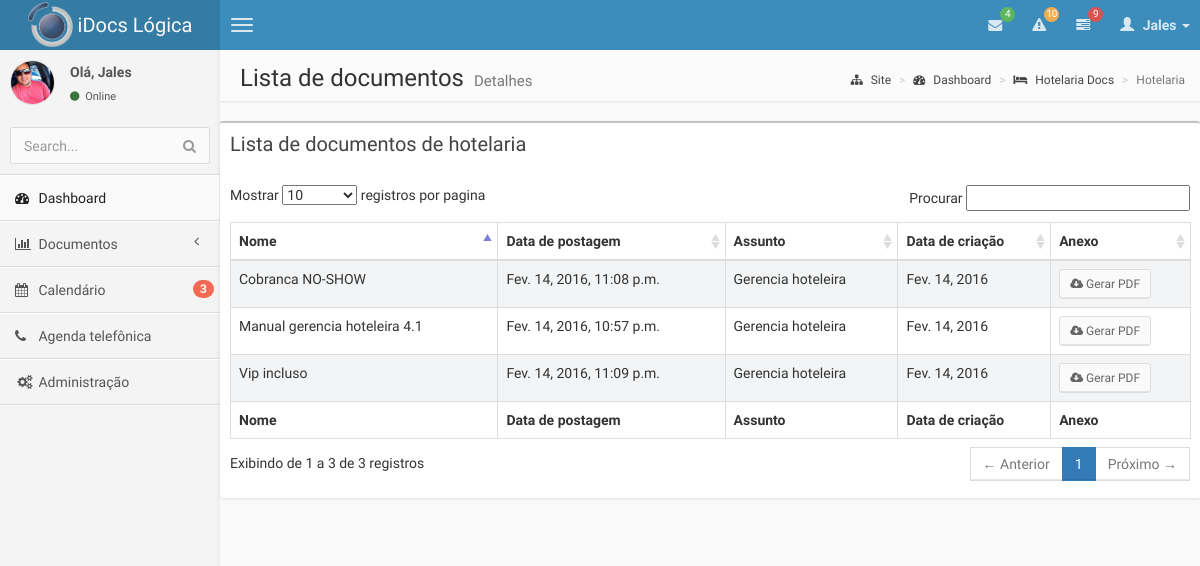
/desbravador41_31/ (signed in), run on the app's committed database.
### idocsapp/account/models.py (models this page shows, shortened)
class User(AbstractBaseUser, PermissionsMixin):
    username = models.CharField(_('Usuario'), max_length=15, unique=True,
                                help_text=_('Requeridos 15 caracteres ou menos. so pode conter Letras, \
                    nnmeros e @/./+/-/_'),
                                validators=[
                                    validators.RegexValidator(
                                        re.compile('^[\w.@+-]+$'),
                                        _('Entre com um nome de usuario valido'),
                                        _('invalido'))])
    first_name = models.CharField(_('Primeiro nome'), max_length=30)
    last_name = models.CharField(_('Ultimo nome'), max_length=30)
    email = models.EmailField(_('E-mail'), max_length=255, unique=True)
    funcion = models.CharField(_('Cargo'), max_length=30)
    is_staff = models.BooleanField(_('E da equipe'), default=False,
                                   help_text=_('Designa se o usuario pode registrar neste local do admin.'))
    is_active = models.BooleanField(_('Ativo'), default=True,
                                    help_text=_('Designa se este usuario deve ser tratado como ativo. \
                    desmarque isto em vez de suprimir clientes.'))
    date_joined = models.DateTimeField(_('Data de inicio'), default=timezone.now)
    is_trusty = models.BooleanField(_('E confiavel'), default=False,
                                    help_text=_('Designa se este usuario confirmou seu email.'))
    avatar = models.ImageField('Foto para perfil', upload_to='imagens/avatar', blank=True, null=True)
    USERNAME_FIELD = 'username'
    REQUIRED_FIELDS = ['first_name', 'last_name', 'email']
    objects = UserManager()
    class Meta:
        verbose_name = _('Usuario')
        verbose_name_plural = _('Usuarios')

### idocsapp/system/models.py (models this page shows, shortened)
class Documents(models.Model):
    DOCUMENTS_TYPE_CHOICE = (
        ('desbravador41_31', 'Desbravador41_31'),
        ('desbravador Light3', 'Desbravador Light3'),
        ('desbravador Easy special', 'Desbravador Easy special'),
        ('rol', 'ROL'),
    )
    documents_type = models.CharField('Tipo do documento', max_length=100, choices=DOCUMENTS_TYPE_CHOICE)
    documents_name = models.CharField('Nome', max_length=100)
    documents_subject = models.CharField('Assunto', max_length=100)
    documents_slug = models.SlugField('Atalho')
    documents_description = models.TextField('Descrição')  # blank=true significa que nao e obrigatorio
    documents_birth_date = models.DateField('Data de origem', null=True, blank=True)
    documents_img = models.ImageField(upload_to='imagens', verbose_name='Imagem', blank=True)
    documents_archive = models.FileField(upload_to='Documentos', verbose_name='Arquivo', blank=True)
    documents_created_at = models.DateTimeField('Criado em', auto_now_add=True)  # auto now vai pegar a data atual
    documents_updated_at = models.DateTimeField('Atualizado em', auto_now=True)
    class Meta:
        verbose_name = 'Documentos'
        verbose_name_plural = 'Documentos'
        ordering = ['documents_name']

### idocsapp/system/views.py (the view)
# urls.py: url(r'^desbravador41_31/', desbravador41_31, name='desbravador41_31'),
@login_required
def desbravador41_31(request):
    list_documents = Documents.objects.order_by('documents_name')
    return render(request, 'system/desbravador41_31.html', {'list_documents': list_documents})

### idocsapp/site/templates/system/desbravador41_31.html (shortened to what this page needs)
{% extends 'system/basesystem.html' %}
{% load static %}
{% block extrastyle %}
    <link href="{% static 'css/system/dataTables.bootstrap.css' %}" rel="stylesheet" type="text/css"/>
{% endblock %}
{% block content %}
    <div class="wrapper row-offcanvas row-offcanvas-left">
        <aside class="right-side">
            <section class="content-header">
                <h1>
                    Lista de documentos
                    <small>Detalhes</small>
                </h1>
                <ol class="breadcrumb">
                    <li><a href="/"><i class="fa fa-sitemap"></i> Site</a></li>
                    <li><a href="{% url 'system:dashboard' %}"><i class="fa fa-dashboard"></i> Dashboard</a></li>
                    <li><a href="{% url 'system:hotelariadocs' %}"><i class="fa fa-bed"></i> Hotelaria Docs</a>
                    </li>
                    <li class="active">Hotelaria</li>
                </ol>
            </section>
            <section class="content">
                <div class="row">
                    <div class="box">
                        <div class="box-header">
                            <h3 class="box-title">Lista de documentos de hotelaria</h3>
                        </div>
                        <div class="box-body table-responsive">
                            <table id="example1" class="table table-bordered table-striped">
                                <thead>
                                <tr>
                                    <th>Nome</th>
                                    <th>Data de postagem</th>
                                    <th>Assunto</th>
                                    <th>Data de criação</th>
                                    <th>Anexo</th>
                                </tr>
                                </thead>
                                <tbody>
                                {% for documents in list_documents %}
                                    {% if documents.documents_type == 'desbravador41_31' %}
                                        <tr>
                                            <td>{{ documents.documents_name }}</td>
                                            <td>{{ documents.documents_created_at }}</td>
                                            <td>{{ documents.documents_subject }}</td>
                                            <td>{{ documents.documents_birth_date }}</td>
                                            <td>
                                                <a href="{{ documents.documents_archive.url }}" target="_blank">
                                                    <button class="btn btn-default btn-sm"><i
                                                            class="fa fa-cloud-download"></i>
                                                        Gerar PDF
                                                    </button>
                                                </a>
                                            </td>
                                        </tr>
                                    {% endif %}
                                {% endfor %}
                                </tbody>
                                <tfoot>
                                <tr>
                                    <th>Nome</th>
                                    <th>Data de postagem</th>
                                    <th>Assunto</th>
                                    <th>Data de criação</th>
                                    <th>Anexo</th>
                                </tr>
                                </tfoot>
                            </table>
                        </div>
                    </div>
                </div>
            </section>
        </aside>
    </div>
{% endblock %}

### idocsapp/site/templates/system/basesystem.html (shortened to what this page needs)
{% load static %}
<!DOCTYPE html>
<html lang="pt-br">
<head>
    <link href="{% static 'css/bootstrap.min.css' %}" rel="stylesheet">
    <link href="{% static 'fonts/font-awesome/css/font-awesome.min.css' %}" rel="stylesheet" type="text/css">
    <link href="{% static 'css/system/ionicons.min.css' %}" rel="stylesheet" type="text/css"/>
    <link href="{% static 'css/system/morris.css' %}" rel="stylesheet" type="text/css"/>
    <link href="{% static 'css/system/jquery-jvectormap-1.2.2.css' %}" rel="stylesheet" type="text/css"/>
    <link href="{% static 'css/system/fullcalendar.css' %}" rel="stylesheet" type="text/css"/>
    <link href="{% static 'css/system/daterangepicker-bs3.css' %}" rel="stylesheet" type="text/css"/>
    <link href="{% static 'css/system/bootstrap3-wysihtml5.min.css' %}" rel="stylesheet" type="text/css"/>
    <link href="{% static 'css/system/AdminLTE.css' %}" rel="stylesheet" type="text/css"/>
    {% block extrastyle %}{% endblock %}
</head>
<body class="skin-blue">
<header class="header">
    <a href="{% url 'system:dashboard' %}" class="logo">
        <img src="{% static 'images/logo-redondo-logica.png' %}" style="height: 45px;width: 45px;margin-bottom: 5px;">
        iDocs Lógica
    </a>
    <nav class="navbar navbar-static-top" role="navigation">
        <a href="#" class="navbar-btn sidebar-toggle" data-toggle="offcanvas" role="button">
            <span class="icon-bar"></span>
            <span class="icon-bar"></span>
            <span class="icon-bar"></span>
        </a>
        <div class="navbar-right">
            <ul class="nav navbar-nav">
                <li class="dropdown messages-menu">
                    <a href="#" class="dropdown-toggle" data-toggle="dropdown">
                        <i class="fa fa-envelope"></i>
                        <span class="label label-success">4</span>
                    </a>
                </li>
                <li class="dropdown notifications-menu">
                    <a href="#" class="dropdown-toggle" data-toggle="dropdown">
                        <i class="fa fa-warning"></i>
                        <span class="label label-warning">10</span>
                    </a>
                </li>
                <li class="dropdown tasks-menu">
                    <a href="#" class="dropdown-toggle" data-toggle="dropdown">
                        <i class="fa fa-tasks"></i>
                        <span class="label label-danger">9</span>
                    </a>
                </li>
                <li class="dropdown user user-menu">
                    <a href="#" class="dropdown-toggle" data-toggle="dropdown">
                        <i class="glyphicon glyphicon-user"></i>
                        <span>{{ user | title }} <i class="caret"></i></span>
                    </a>
                </li>
            </ul>
        </div>
    </nav>
</header>
<div class="wrapper row-offcanvas row-offcanvas-left">
    <aside class="left-side sidebar-offcanvas">
        <section class="sidebar">
            <div class="user-panel">
                <div class="pull-left image">
                    <img src="{% static 'images/Colaboradores/avatar/jales.jpg' %}" class="img-circle"
                         alt="User Image"/>
                </div>
                <div class="pull-left info">
                    <p>Olá, {{ user | title }}</p>
                    {% if user.is_authenticated %}
                        <a href="#"><i class="fa fa-circle text-success"></i> Online</a>
                    {% else %}
                        <a href="#"><i class="fa fa-circle text-danger"></i> Offline</a>
                    {% endif %}
                </div>
            </div>
            <form action="#" method="get" class="sidebar-form">
                <div class="input-group">
                    <input type="text" name="q" class="form-control" placeholder="Search..."/>
                            <span class="input-group-btn">
                                <button type='submit' name='seach' id='search-btn' class="btn btn-flat"><i
                                        class="fa fa-search"></i></button>
                            </span>
                </div>
            </form>
            <ul class="sidebar-menu">
                <li class="active">
                    <a href="{% url 'system:dashboard' %}">
                        <i class="fa fa-dashboard"></i> <span>Dashboard</span>
                    </a>
                </li>
                <li class="treeview">
                    <a href="#">
                        <i class="fa fa-bar-chart-o"></i>
                        <span>Documentos</span>
                        <i class="fa fa-angle-left pull-right"></i>
                    </a>
                </li>
                <li>
                    <a href="{% url 'system:calendar' %}">
                        <i class="fa fa-calendar"></i> <span>Calendário</span>
                        <small class="badge pull-right bg-red">3</small>
                    </a>
                </li>
                <li>
                    <a href="pages/calendar.html">
                        <i class="fa fa-phone"></i> <span>Agenda telefônica</span>
                    </a>
                </li>
                <li>
                    <a href="{% url 'admin:login' %}">
                        <i class="fa fa-fw fa-cogs"></i> <span>Administração</span>
                    </a>
                </li>
            </ul>
        </section>
    </aside>
    {% block content %}{% endblock %}
</div>
</body>
</html>

### data on the page
User: username "Jales"
Documents: documents_name "Cobranca NO-SHOW", documents_created_at "Fev. 14, 2016, 11:08 p.m.", documents_subject "Gerencia hoteleira", documents_birth_date "Fev. 14, 2016"
Documents: documents_name "Manual gerencia hoteleira 4.1", documents_created_at "Fev. 14, 2016, 10:57 p.m.", documents_subject "Gerencia hoteleira", documents_birth_date "Fev. 14, 2016"
Documents: documents_name "Vip incluso", documents_created_at "Fev. 14, 2016, 11:09 p.m.", documents_subject "Gerencia hoteleira", documents_birth_date "Fev. 14, 2016"
